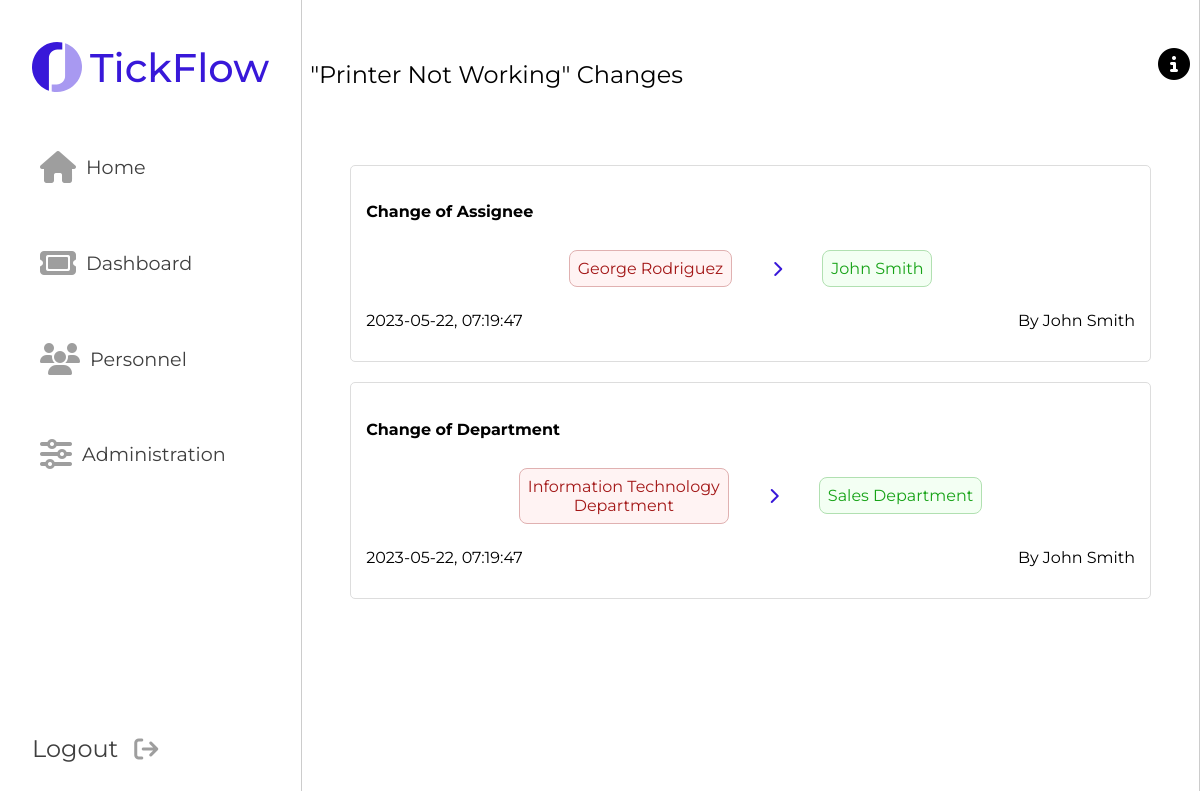
The app's page /server/pages/history.php?ticket=1 (signed in) with its own data.
### tables this page shows
CREATE TABLE Ticket (
    id INTEGER CHECK (id >= 1) PRIMARY KEY AUTOINCREMENT,
    subject TEXT NOT NULL,
    description TEXT NOT NULL,
    creationDate DATE NOT NULL,
    creationTime TIME NOT NULL,
    author INTEGER,
    assignee INTEGER,
    priority INTEGER NOT NULL,
    status INTEGER NOT NULL DEFAULT (1),
    department INTEGER,
    FOREIGN KEY (author) REFERENCES User(id),
    FOREIGN KEY (assignee) REFERENCES User(id),
    FOREIGN KEY (priority) REFERENCES Priority(id),
    FOREIGN KEY (status) REFERENCES Status(id),
    FOREIGN KEY (department) REFERENCES Department(id)
);

CREATE TABLE Change (
    id INTEGER CHECK (id >= 1) PRIMARY KEY AUTOINCREMENT,
    fieldChanged TEXT NOT NULL CHECK (fieldChanged == 'status' OR fieldChanged == 'priority' OR fieldChanged == 'subject' OR fieldChanged == 'description' OR fieldChanged == 'assignee' OR fieldChanged == 'department'),
    newValue TEXT NOT NULL,
    oldValue TEXT NOT NULL,
    editDate DATE NOT NULL,
    editTime TIME NOT NULL,
    ticket INTEGER NOT NULL,
    author INTEGER,
    FOREIGN KEY (ticket) REFERENCES Ticket(id),
    FOREIGN KEY (author) REFERENCES User(id)
);

CREATE TABLE User (
    id INTEGER CHECK (id >= 1) PRIMARY KEY AUTOINCREMENT,
    name TEXT,
    email TEXT UNIQUE NOT NULL,
    password TEXT NOT NULL,
    role TEXT CHECK (role == 'Client' OR role == 'Agent' OR role == 'Admin') DEFAULT ('Client'),
    department Integer,
    FOREIGN KEY (department) REFERENCES Department(id)
);

### server/pages/history.php (called while the page is built, shortened)
<?php
	include_once(__DIR__.'/../classes/user.class.php');
	include_once(__DIR__.'/../classes/ticket.class.php');
	include_once(__DIR__.'/../templates/changes.tpl.php');
	include_once(__DIR__.'/../templates/common.tpl.php');
	if (isset($_GET["ticket"])){
		$ticketId = $_GET["ticket"];
	} else {
		header("Location: dashboard.php");
		exit();
	}
    $ticket = Ticket::getTicketByID($ticketId);
	$changes = $ticket->getChanges();
	drawChanges($ticket, $changes);
?>

### server/classes/ticket.class.php (called while the page is built, shortened)
<?php
include_once(__DIR__.'/../classes/change.class.php');
class Ticket {
    public $id, $subject, $description, $status, $priority, $tags, $date, $time, $authorID, $assigneeID, $departmentID;
    function __construct($id, $subject, $description, $status, $priority, $tags, $date, $time, $authorID, $assigneeID, $departmentID){
        $this->id = $id;
        $this->subject = $subject;
    }
    public function getChanges(){
        $db = getDatabaseConnection();
        $query = $db->prepare("SELECT * FROM Change WHERE ticket = ? ORDER BY editDate DESC, editTime DESC");
        $query->execute(array($this->id));
        $results = $query->fetchAll();
        $changes = array();
        foreach ($results as $row){
            $changes[] = new Change(
                $row['fieldChanged'],
                $row['newValue'],
                $row['oldValue'],
                $row['editDate'],
                $row['editTime'],
                $row['ticket'],
                $row['author']
            );
        }
        return $changes;
    }
    static public function getTicketByID($ticketID){
        $db = getDatabaseConnection();
        $query = $db->prepare("SELECT * FROM Ticket WHERE id = ?");
        $query->execute(array($ticketID));
        $results = $query->fetchAll();
        $result = $results[0];
        $tags = Ticket::getTagsById($ticketID);
        $ticket = new Ticket(
            $result['id'],
            $result['subject'],
            $result['description'],
            $result['status'],
            $result['priority'],
            $tags,
            $result['creationDate'],
            $result['creationTime'],
            $result['author'],
            $result['assignee'],
            $result['department']
        );
        return $ticket;
    }
    static public function getTagsById($id){
        $db = getDatabaseConnection();
        $query = $db->prepare("SELECT * FROM Ticket_Hashtag WHERE ticket = ?");
        $query->execute(array($id));
        $results = $query->fetchAll();
        $tags = array();
        foreach ($results as $row){
            $query = $db->prepare("SELECT * FROM Hashtag WHERE id = ?");
            $query->execute(array($row['hashtag']));
            $results = $query->fetchAll();
            $tag = $results[0]['name'];
            $tags[] = $tag;
        }
        return $tags;
    }
}
?>

### server/classes/change.class.php (called while the page is built, shortened)
<?php
class Change {
    public function __construct($fieldChanged, $newValue, $oldValue, $editDate, $editTime, $ticketID, $author){
        $this->fieldChanged = $fieldChanged;
        $this->newValue = $newValue;
        $this->oldValue = $oldValue;
        $this->editDate = $editDate;
        $this->editTime = $editTime;
    }
}

### server/classes/user.class.php (called while the page is built, shortened)
<?php
include_once(__DIR__ . '/../classes/ticket.class.php');
class User
{
    public function __construct($id, $name, $email, $role, $department)
    {
        $this->id = $id;
        $this->name = $name;
    }
    static public function getUserById($userID) {
        $db = getDatabaseConnection();
        $query = $db->prepare("SELECT * FROM User WHERE id = ?");
        $query->execute(array($userID));
        $results = $query->fetchAll();
        $result = $results[0];
        $user = new User($result['id'], $result['name'], $result['email'], $result['role'], $result['department']);
        return $user;
    }
}

### server/templates/changes.tpl.php (the view, shortened to what this page needs)
<?php function drawChanges($ticket, $changes){ ?>
<aside class="middle-column">
    <section class="title">
        <h2>"<?=$ticket->subject?>" Changes</h2>
    </section>
    <section id="ticket-changes">
        <?php if (count($changes) == 0) { ?>
                <p class="no-changes">No changes to show.</p>
        <?php } else {?>
            <?php foreach($changes as $change){
                $author = User::getUserById($change->author)?>
                <div class="change-card">
                    <article class="change">
                        <h4>Change of <b><?=ucfirst($change->fieldChanged)?></b></h3>
                        <section class="change-info">
                            <p class="status-change">
                                <span class="old"><?=$change->oldValue?></span>
                                <i class="fa-solid fa-chevron-right"></i>
                                <span class="new"><?=$change->newValue?></span>
                            </p>
                            <section class="change-details">
                                <p class="change-time"> <?=$change->editDate?>, <?=$change->editTime?>
                                <p class="change-author">By <a href="../pages/dashboard.php?id=<?=$author->id?>"><?=$author->name?></a></p>
                            </section>
                        </section>
                    </article>
                </div>
            <?php } ?>
        <?php } ?>
    </section>
</aside>
<?php } ?>

### server/styles/layout.css (style rules this page uses)
:root { --main-color: #3818D9; }
* { font-family: 'Montserrat', sans-serif; }
html { scroll-behavior: smooth; box-sizing: border-box; }
body { margin: 0; padding: 0; overflow: hidden; }
.middle-column { grid-column: 2/5; min-height: 100vh; border-left: solid 0.0625rem #ccc; border-right: solid 0.0625rem #ccc; }
.fa-solid, .fa-regular { font-size: 2rem; margin-right: 0.625rem; color: #9E9E9E; }
.middle-column { overflow-y: scroll; height: 100vh; -ms-overflow-style: none; scrollbar-width: none; z-index: 1; }
.title { display: flex; flex-direction: row; align-items: center; justify-content: space-between; padding: 2rem 2rem; }
.title h2 { font-weight: 400; font-size: 1.5rem; }

### server/styles/history.css (style rules this page uses)
#ticket-changes { padding: 3rem; }
.change-card { margin-bottom: 1.25rem; border: 0.0625rem solid #ddd; padding: 0.9375rem; border-radius: 0.3125rem; transition: box-shadow 0.3s ease; }
.change-card a { text-decoration: none; color: inherit; }
.change-info { display: flex; flex-direction: column; justify-content: space-between; align-items: center; }
.change-info>p { display: flex; flex-direction: column; justify-content: center; align-items: center; text-align: center; }
.change-info>p { font-size: 1rem; font-weight: light; }
.change-details { display: flex; flex-direction: row; justify-content: space-between; width: 100%; }
.status-change { display: flex; flex-direction: column; justify-content: space-between; align-items: center; width: 100%; }
.old { background-color: #FFF3F3; border: 0.0625rem solid #E0B1B1; color: #A31717; padding: 0.5rem; border-radius: 90rem; text-overflow: ellipsis; white-space: nowrap; overflow: hidden; max-width: 12rem; margin: 0.5rem 0; }
.new { background-color: #F3FFF3; border: 0.0625rem solid #B1E0B1; color: #17A317; padding: 0.5rem; border-radius: 90rem; text-overflow: ellipsis; white-space: nowrap; overflow: hidden; max-width: 12rem; margin: 0.5rem 0; }
#ticket-changes .status-change { margin: 0.5rem 0; width: 100%; display: flex; flex-direction: row; align-self: center; }
#ticket-changes .new, #ticket-changes .old { border-radius: 0.5rem; margin: 0 2rem; white-space: normal; }
.fa-chevron-right { color: var(--main-color); font-size: 1rem; padding: 0; margin: 0 0.5rem; }

### server/styles/responsiveness.css (style rules this page uses)
@media screen and (max-width: 1200px) { .title { margin-top: 2rem; margin-right: 0.5rem; padding: 0.5rem; } }
@media screen and (max-width: 1200px) { .middle-column { grid-column: 2/-1; } }

### records on screen
ticket: subject "Printer Not Working"
change: fieldChanged "Assignee", oldValue "George Rodriguez", newValue "John Smith", editDate "2023-05-22", editTime "07:19:47", author.name "John Smith"
change: fieldChanged "Department", oldValue "Information Technology Department", newValue "Sales Department", editDate "2023-05-22", editTime "07:19:47", author.name "John Smith"
